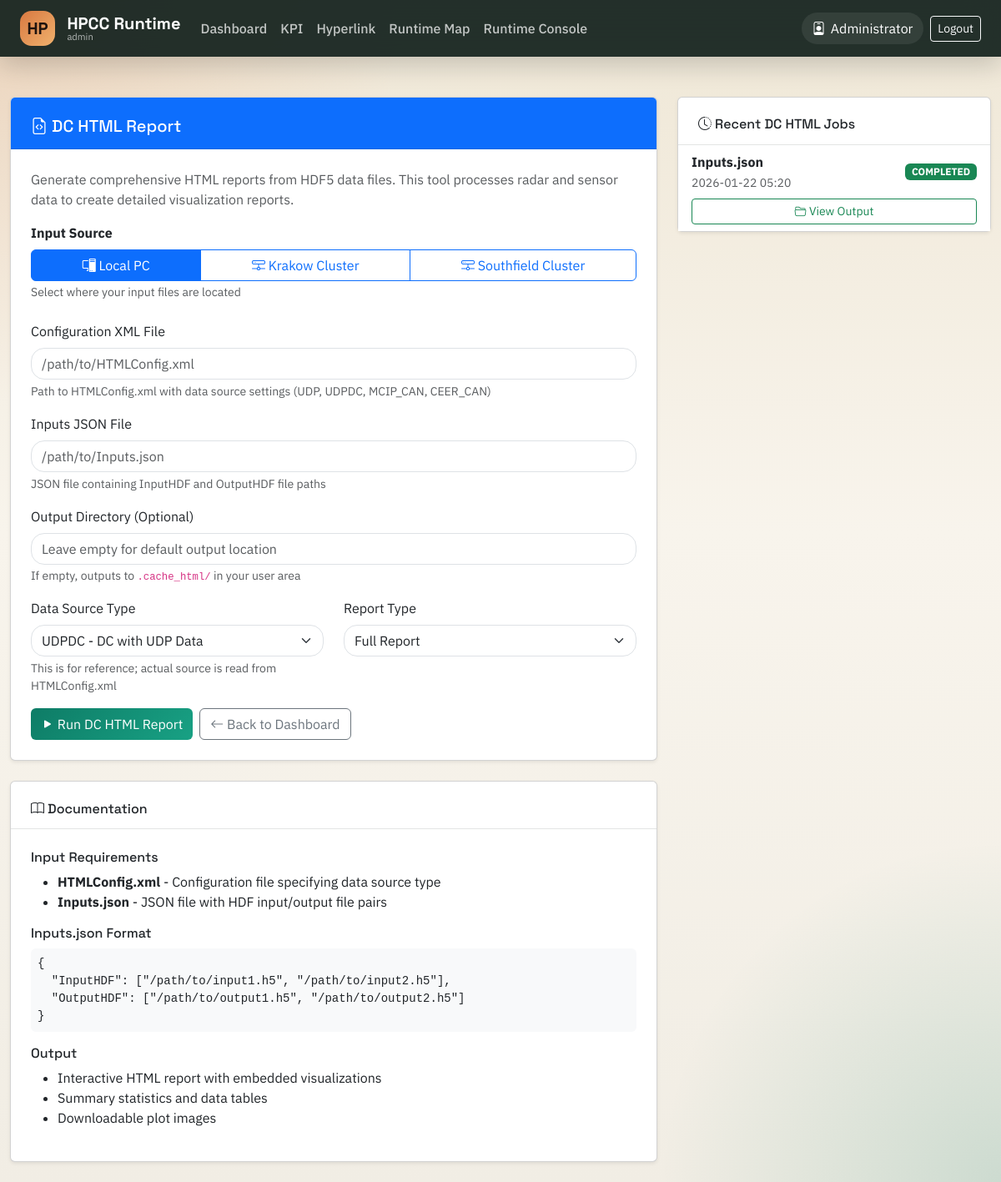
Screenshot of /html/dc_html (signed in) with the database file from the repository.
### models.py (models this page shows, shortened)
class User(UserMixin, db.Model):
    __tablename__ = 'users'
    id = db.Column(db.Integer, primary_key=True)
    net_id = db.Column(db.String(50), unique=True, nullable=False, index=True)
    name = db.Column(db.String(100), nullable=False)
    password_hash = db.Column(db.String(256), nullable=False)
    role = db.Column(db.String(20), default='user')  # 'user', 'admin'
    created_at = db.Column(db.DateTime, default=datetime.utcnow)
    last_login = db.Column(db.DateTime)
    cluster_password_ciphertext = db.Column(db.Text)
    cluster_password_updated_at = db.Column(db.DateTime)
    is_active = db.Column(db.Boolean, default=True)
    jobs = db.relationship('JobHistory', backref='user', lazy='dynamic')
    chat_sessions = db.relationship('ChatSession', backref='user', lazy='dynamic')
    hyperlink_saved_pairs = db.relationship('HyperlinkSavedPair', backref='owner', lazy='dynamic')

class JobHistory(db.Model):
    __tablename__ = 'job_history'
    id = db.Column(db.Integer, primary_key=True)
    user_id = db.Column(db.Integer, db.ForeignKey('users.id'), nullable=False)
    tool_name = db.Column(db.String(50), nullable=False, index=True)
    input_path = db.Column(db.String(500), nullable=False)
    input_filename = db.Column(db.String(255))  # Extracted HDF filename for display
    output_path = db.Column(db.String(500))
    slurm_job_id = db.Column(db.String(50), index=True)
    status = db.Column(db.String(20), default='QUEUED', index=True)
    output_log_path = db.Column(db.String(500))
    error_message = db.Column(db.Text)
    parameters = db.Column(db.JSON)  # Store additional parameters as JSON
    created_at = db.Column(db.DateTime, default=datetime.utcnow, index=True)
    started_at = db.Column(db.DateTime)
    completed_at = db.Column(db.DateTime)

### app.py (the view)
@app.route('/html/dc_html', methods=['GET', 'POST'])
@login_required
def tool_dc_html():
    if request.method == 'POST':
        return submit_tool_job('dc_html')
    recent_jobs = get_user_tool_jobs('dc_html')
    return render_template('tools/dc_html.html',
                         tool_name='DC HTML Report',
                         recent_jobs=recent_jobs)

### templates/tools/dc_html.html (shortened to what this page needs)
{% extends "base.html" %}
{% block content %}
<div class="container-fluid py-4">
    <div class="row">
        <div class="col-lg-8">
            <div class="card shadow-sm mb-4">
                <div class="card-header bg-primary text-white">
                    <h5 class="mb-0">
                        <i class="bi bi-file-earmark-code"></i> {{ tool_name }}
                    </h5>
                </div>
                <div class="card-body">
                    <p class="text-muted">
                        Generate comprehensive HTML reports from HDF5 data files.
                        This tool processes radar and sensor data to create detailed visualization reports.
                    </p>
                    <div class="mb-4">
                        <label class="form-label fw-bold">Input Source</label>
                        <div class="btn-group w-100" role="group">
                            <label class="btn btn-outline-primary" for="source_local">
                                <i class="bi bi-pc-display"></i> Local PC
                            </label>
                            <label class="btn btn-outline-primary" for="source_krakow">
                                <i class="bi bi-hdd-network"></i> Krakow Cluster
                            </label>
                            <label class="btn btn-outline-primary" for="source_southfield">
                                <i class="bi bi-hdd-network"></i> Southfield Cluster
                            </label>
                        </div>
                        <small class="text-muted">Select where your input files are located</small>
                    </div>
                    <form method="POST" id="toolForm">
                        <div class="mb-3">
                            <label for="config_xml" class="form-label">Configuration XML File</label>
                            <input type="text" class="form-control" id="config_xml" name="config_xml"
                                   placeholder="/path/to/HTMLConfig.xml" required>
                            <div class="form-text">Path to HTMLConfig.xml with data source settings (UDP, UDPDC, MCIP_CAN, CEER_CAN)</div>
                        </div>
                        <div class="mb-3">
                            <label for="inputs_json" class="form-label">Inputs JSON File</label>
                            <input type="text" class="form-control" id="inputs_json" name="inputs_json"
                                   placeholder="/path/to/Inputs.json" required>
                            <div class="form-text">JSON file containing InputHDF and OutputHDF file paths</div>
                        </div>
                        <div class="mb-3">
                            <label for="output_path" class="form-label">Output Directory (Optional)</label>
                            <input type="text" class="form-control" id="output_path" name="output_path"
                                   placeholder="Leave empty for default output location">
                            <small class="text-muted">If empty, outputs to <code>.cache_html/</code> in your user area</small>
                        </div>
                        <div class="row mb-3">
                            <div class="col-md-6">
                                <label for="data_source" class="form-label">Data Source Type</label>
                                <select class="form-select" id="data_source" name="data_source">
                                    <option value="UDPDC">UDPDC - DC with UDP Data</option>
                                </select>
                                <div class="form-text">This is for reference; actual source is read from HTMLConfig.xml</div>
                            </div>
                            <div class="col-md-6">
                                <label for="report_type" class="form-label">Report Type</label>
                                <select class="form-select" id="report_type" name="report_type">
                                    <option value="full">Full Report</option>
                                </select>
                            </div>
                        </div>
                        <div class="d-flex gap-2">
                            <button type="submit" class="btn btn-primary">
                                <i class="bi bi-play-fill"></i> Run DC HTML Report
                            </button>
                            <a href="{{ url_for('dashboard') }}" class="btn btn-outline-secondary">
                                <i class="bi bi-arrow-left"></i> Back to Dashboard
                            </a>
                        </div>
                    </form>
                </div>
            </div>
            <div class="card shadow-sm">
                <div class="card-header">
                    <h6 class="mb-0"><i class="bi bi-book"></i> Documentation</h6>
                </div>
                <div class="card-body">
                    <h6>Input Requirements</h6>
                    <ul>
                        <li><strong>HTMLConfig.xml</strong> - Configuration file specifying data source type</li>
                        <li><strong>Inputs.json</strong> - JSON file with HDF input/output file pairs</li>
                    </ul>
                    <h6>Inputs.json Format</h6>
                    <pre class="bg-light p-2 rounded"><code>{
  "InputHDF": ["/path/to/input1.h5", "/path/to/input2.h5"],
  "OutputHDF": ["/path/to/output1.h5", "/path/to/output2.h5"]
}</code></pre>
                    <h6>Output</h6>
                    <ul>
                        <li>Interactive HTML report with embedded visualizations</li>
                        <li>Summary statistics and data tables</li>
                        <li>Downloadable plot images</li>
                    </ul>
                </div>
            </div>
        </div>
        <div class="col-lg-4">
            <div class="card shadow-sm">
                <div class="card-header">
                    <h6 class="mb-0"><i class="bi bi-clock-history"></i> Recent DC HTML Jobs</h6>
                </div>
                <div class="card-body p-0">
                    <div class="list-group list-group-flush">
                        {% for job in recent_jobs %}
                        <div class="list-group-item job-item" data-job-id="{{ job.id }}">
                            <div class="d-flex justify-content-between align-items-center">
                                <div class="flex-grow-1">
                                    <strong class="d-block text-truncate" style="max-width: 180px;">
                                        {{ job.input_filename or job.input_path.split('/')[-1] }}
                                    </strong>
                                    <small class="text-muted">
                                        {{ job.created_at.strftime('%Y-%m-%d %H:%M') }}
                                    </small>
                                </div>
                                <span class="badge
                                    {% if job.status == 'COMPLETED' %}bg-success
                                    {% elif job.status == 'RUNNING' %}bg-info
                                    {% elif job.status == 'QUEUED' or job.status == 'PENDING' %}bg-warning text-dark
                                    {% elif job.status == 'FAILED' %}bg-danger
                                    {% else %}bg-secondary{% endif %}">
                                    {{ job.status }}
                                </span>
                            </div>
                            {% if job.status == 'COMPLETED' and job.output_path %}
                            <div class="mt-2">
                                <a href="{{ url_for('view_job_output', job_id=job.id) }}"
                                   class="btn btn-sm btn-outline-success w-100">
                                    <i class="bi bi-folder2-open"></i> View Output
                                </a>
                            </div>
                            {% endif %}
                        </div>
                        {% else %}
                        <div class="list-group-item text-center text-muted py-4">
                            No DC HTML jobs yet
                        </div>
                        {% endfor %}
                    </div>
                </div>
            </div>
        </div>
    </div>
</div>
{% endblock %}

### templates/base.html (shortened to what this page needs)
<!DOCTYPE html>
<html lang="en">
<head>
    <link href="https://cdn.jsdelivr.net/npm/bootstrap@5.3.0/dist/css/bootstrap.min.css" rel="stylesheet">
    <link href="https://cdn.jsdelivr.net/npm/bootstrap-icons@1.10.0/font/bootstrap-icons.css" rel="stylesheet">
    <link href="{{ url_for('static', filename='css/style.css') }}" rel="stylesheet">
</head>
<body>
    {% if current_user.is_authenticated %}
    <nav class="navbar navbar-expand-lg fixed-top app-navbar">
        <div class="container-fluid px-4">
            <a class="navbar-brand" href="{{ url_for('dashboard') }}">
                <span class="brand-mark">HP</span>
                <span class="brand-copy">
                    <strong>HPCC Runtime</strong>
                    <small>{{ current_user.net_id }}</small>
                </span>
            </a>
            <div class="collapse navbar-collapse" id="navbarNav">
                <ul class="navbar-nav me-auto">
                    <li class="nav-item"><a class="nav-link {% if request.endpoint == 'dashboard' %}active{% endif %}" href="{{ url_for('dashboard') }}">Dashboard</a></li>
                    <li class="nav-item"><a class="nav-link {% if request.endpoint == 'tool_kpi' %}active{% endif %}" href="{{ url_for('tool_kpi') }}">KPI</a></li>
                    <li class="nav-item"><a class="nav-link {% if request.endpoint in ['tool_hyperlink', 'hyperlink_viewer_app', 'hyperlink_viewer'] %}active{% endif %}" href="{{ url_for('tool_hyperlink') }}">Hyperlink</a></li>
                    <li class="nav-item"><a class="nav-link {% if request.endpoint == 'runtime_map' %}active{% endif %}" href="{{ url_for('runtime_map') }}">Runtime Map</a></li>
                    <li class="nav-item"><a class="nav-link {% if request.endpoint == 'job_history' %}active{% endif %}" href="{{ url_for('job_history') }}">Runtime Console</a></li>
                </ul>
                <ul class="navbar-nav align-items-center gap-2">
                    <li class="nav-item"><span class="nav-chip"><i class="bi bi-person-badge"></i> {{ current_user.name }}</span></li>
                    <li class="nav-item"><a class="btn btn-sm btn-outline-light" href="{{ url_for('logout') }}">Logout</a></li>
                </ul>
            </div>
        </div>
    </nav>
    <main class="main-content">
    {% endif %}
    {% block content %}{% endblock %}
    {% if current_user.is_authenticated %}
    </main>
    {% endif %}
</body>
</html>

### rows the page displays
User: net_id "admin", name "Administrator"
JobHistory: input_filename "Inputs.json", created_at "2026-01-22 05:20", status "COMPLETED"

### other values shown
{{ tool_name }} "DC HTML Report"
